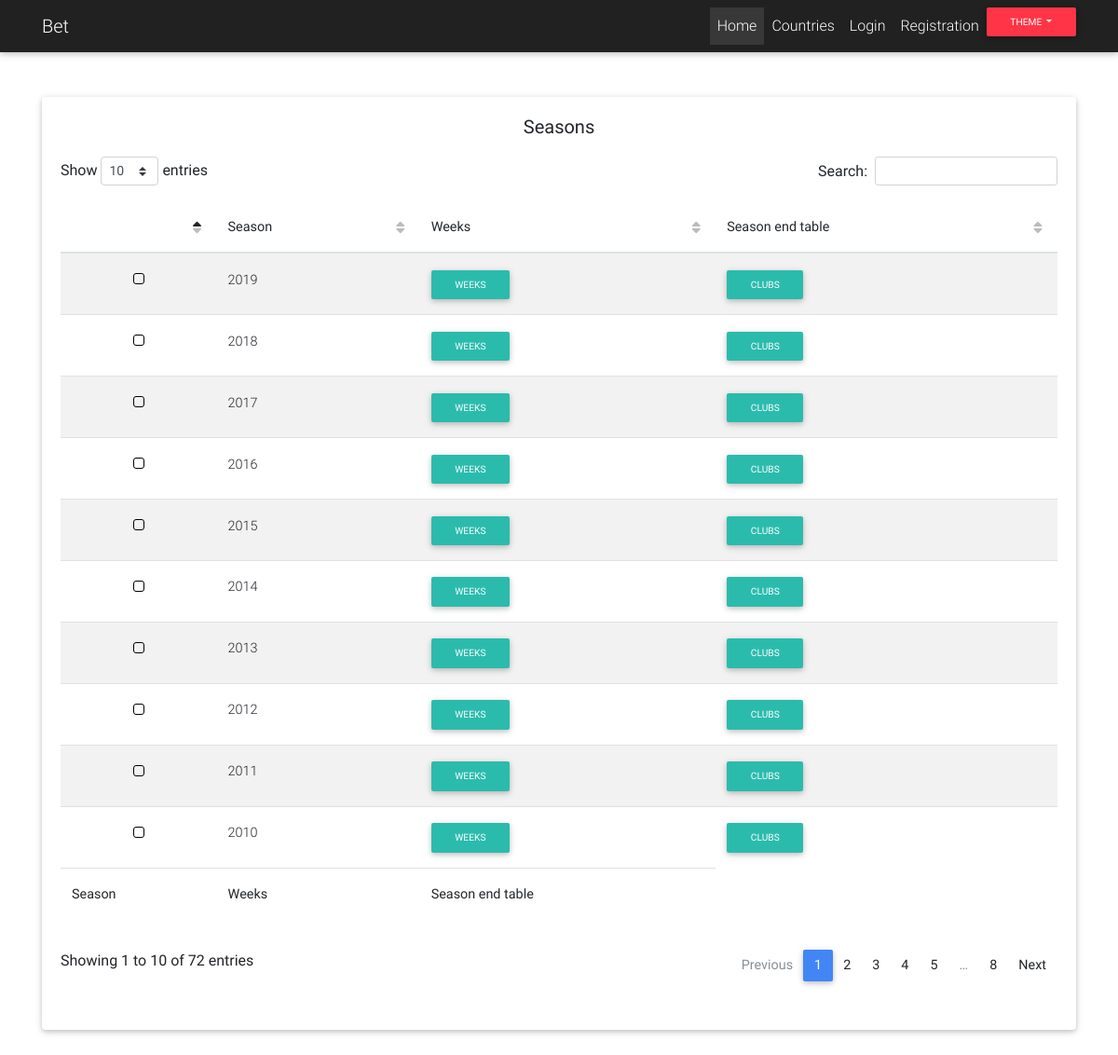
Page /year/2004 on the committed database.
### app/models.py (models this page shows, shortened)
class Year(db.Model):
    id = db.Column(db.Integer, primary_key=True)
    league_id = db.Column(db.Integer, db.ForeignKey('leagues.league_id'))
    url = db.Column(db.String(200))
    name = db.Column(db.String(100))
    code = db.Column(db.String(50))
    weeks = db.relationship('Week')

### app/routes.py (the view)
@app.route('/year/<int:league_id>')
def years(league_id):
    year = Year.query.filter_by(league_id=league_id).all()
    return render_template('year.html', year=year)

### app/templates/year.html
{% extends 'layout.html' %}
{% block content %}
<div class="container">
   <div class="row">
     <div class="col m-12 mx-auto">
       <div class="card card-signin my-5">
         <div class="card-body">
           <h5 class="card-title text-center">Seasons</h5>
           <div class="item-table">
               <table id="dt-material-checkbox" class="table table-striped" cellspacing="0" width="100%">
  <thead>
    <tr>
      <th></th>
      <th class="th-sm">Season
      </th>
     <th>Weeks
      </th>
        <th>Season end table
      </th>
    </tr>
  </thead>
  <tbody>
  {% for item in year %}
      <tr>
      <td></td>
      <td>{{ item.name }}</td>
      <td><a href="{{ url_for('week', year_id=item.id) }}" class="btn btn-default btn-sm">Weeks</a></td>
      <td><a href="{{ url_for('clubs', year_id=item.id) }}" class="btn btn-default btn-sm">Clubs</a></td>
    </tr>
  {% endfor %}
  </tbody>
  <tfoot>
    <tr>
      <th>Season
      </th>
      <th>Weeks
      </th>
        <th>Season end table
      </th>
    </tr>
  </tfoot>
</table>
           </div>
         </div>
       </div>
     </div>
   </div>
 </div>
{% endblock %}

### rows in the picture
Year: name "2019"
Year: name "2018"
Year: name "2017"
Year: name "2016"
Year: name "2015"
Year: name "2014"
Year: name "2013"
Year: name "2012"
Year: name "2011"
Year: name "2010"
